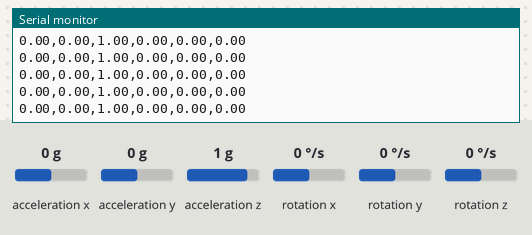
Bench run of a sketch on a simulated Arduino Nano 33 BLE. On the bench: the last lines printed to the serial monitor. The inputs (shaded band) are chosen by the test bench; at power-on: acceleration x 0 g, acceleration y 0 g, acceleration z 1 g, rotation x 0 °/s, rotation y 0 °/s, rotation z 0 °/s.

Above: at 1.2 s.
1.3 s: acceleration x set to -1.4 g
At 2.3 s:
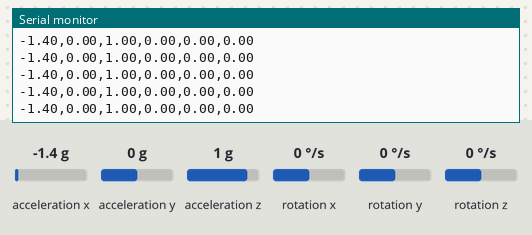
2.8 s: acceleration y set to -1.4 g
At 3.5 s:
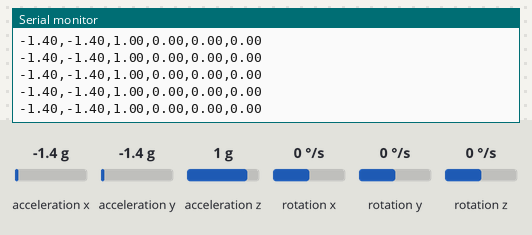
4.3 s: acceleration z set to -1.4 g
At 5.2 s:
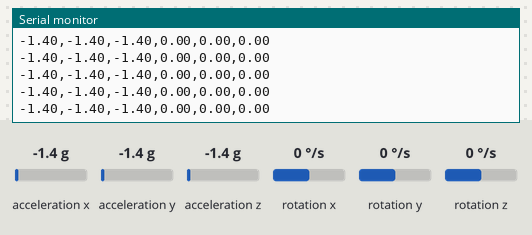
5.8 s: rotation x set to -192 °/s
At 6.9 s:
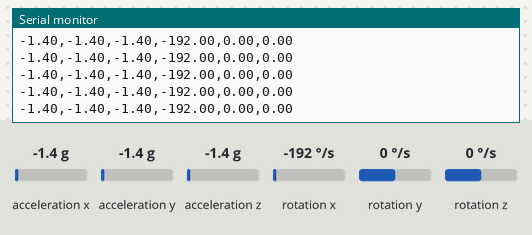
7.3 s: rotation y set to -192 °/s
At 7.8 s:
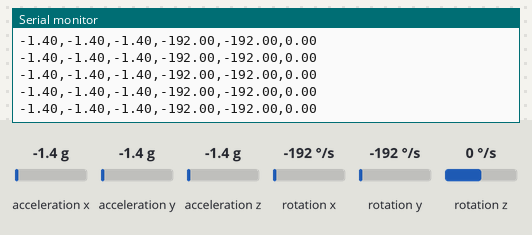

The sketch:

data_generation.ino.ino
```cpp
/*
========================================================
DATA GENERATION - TinyML Vibration Classification
Carte : Arduino Nano 33 BLE
Capteur : IMU intégré (LSM9DS1)

Ce programme lit :
- l'accélération (aX,aY,aZ)
- le gyroscope (gX,gY,gZ)

et envoie les données vers le PC via Serial.
Ces données seront enregistrées dans des fichiers CSV
pour entraîner le modèle Machine Learning.
========================================================
*/

#include <Arduino_LSM9DS1.h>   // bibliothèque pour utiliser l'IMU

void setup() {

  // Initialisation de la communication série
  Serial.begin(115200);

  // attendre que le port série soit prêt
  while (!Serial);

  // initialiser le capteur IMU
  if (!IMU.begin()) {
    Serial.println("Erreur : IMU non detectee !");
    while (1); // arrêter le programme
  }

  Serial.println("IMU initialisee avec succes");

  // afficher l'entête CSV
  Serial.println("aX,aY,aZ,gX,gY,gZ");
}

void loop() {

  // vérifier si de nouvelles données sont disponibles
  if (IMU.accelerationAvailable() && IMU.gyroscopeAvailable()) {

    float ax, ay, az;
    float gx, gy, gz;

    // lire les valeurs d'accélération
    IMU.readAcceleration(ax, ay, az);

    // lire les valeurs du gyroscope
    IMU.readGyroscope(gx, gy, gz);

    // envoyer les données vers le PC sous format CSV
    Serial.print(ax); Serial.print(",");
    Serial.print(ay); Serial.print(",");
    Serial.print(az); Serial.print(",");
    Serial.print(gx); Serial.print(",");
    Serial.print(gy); Serial.print(",");
    Serial.println(gz);

    // délai pour obtenir environ 50 Hz
    delay(20);
  }
}
```

Measured:
- after the input at 1.3 s, the serial monitor: prints a new line at once (image 1)
- after the input at 2.8 s, the serial monitor: prints a new line at once (image 2)
- after the input at 4.3 s, the serial monitor: prints a new line at once (image 3)
- after the input at 5.8 s, the serial monitor: prints a new line at once (image 4)
- after the input at 7.3 s, the serial monitor: prints a new line at once (image 5)
